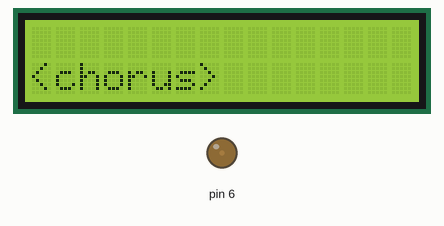
Simulated run of this sketch. Board: Arduino Uno, built with avr-gcc and run on an emulated ATmega328P. Shown: 16×2 character LCD, output pins drawn as LEDs (lit = HIGH).

Above: at 0.1 s.
At 11.1 s:
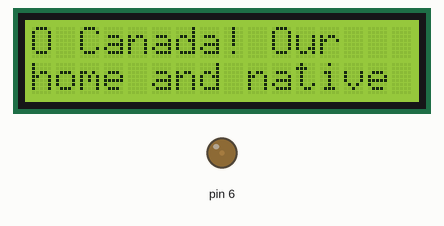
At 18.9 s:
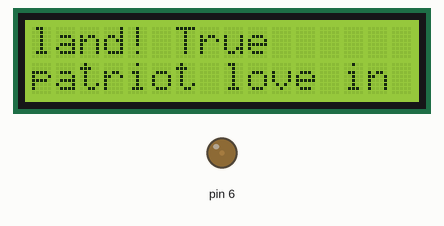
At 38.1 s:
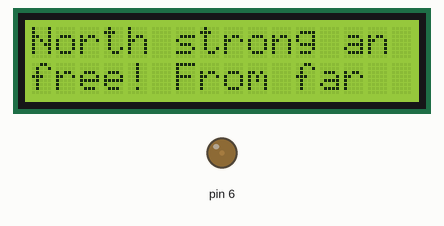
Timing chart, 0 to 39.6 s (numbered marks = the images above):
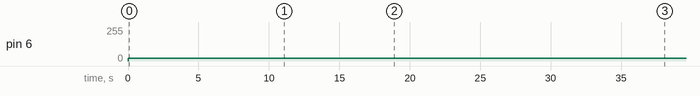

Measured:
- by itself, pin 6: 0/255 → 20/255 at 0.00 s
- what the display in image 1 shows lasts 5.0 s, from 11.1 s to 16.1 s
- what the display in image 2 shows lasts 3.0 s, from 18.9 s to 21.9 s

The sketch:

MultiPod.ino
```cpp
#include <LiquidCrystal.h>

int Contrast = 20;
LiquidCrystal lcd(7, 8, 9, 10, 11, 12);
//char canada[351] = "O Canada!#Our home and #native land!#True* patriot&# love*# in all of us# command.*#With glowing&# hearts we see&# thee rise,#The True North# strong and free*#From&# far and wide,#O Canada,*# we stand on# guard for thee.*#God %#keep%$ our land&# glorious and# free!&#O Canada,*# we stand on# guard for thee.*#O Canada,&# we stand on# guard for thee.#";


// SONG
String ocanada[] = {
"O Canada! Our  ",
"home and native",
"land! True     ",
"patriot love in",
"all of us      ",
"command. With  ",
"glowing hearts ",
"we see thee    ",
"rise, The True ",
"North strong an",
"free! From far ",
"and wide, O    ",
"Canada, we stan",
"on guard for   ",
"thee. God keep ",
"our land       ",
"glorious and   ",
"free! O Canada,",
"we stand on    ",
"guard for thee.",
"O Canada, we   ",
"stand on guard ",
"for thee.      ",
};
int ocanada_length = 23;

int delay_time[23] = {5000, 2800, 3000, 4000, 2200, 2900, 2500, 2000, 2500, 1500, 4100,2400,2000,2000,4500,2500,3500,5300,2400,5500,4500,5000,7000};


void print_song(String song[], int len, int delay_time[]){
  lcd.setCursor(0, 1);
  lcd.print("<chorus>        ");
  delay(11000);
  lcd.setCursor(0, 1);
  lcd.print(song[0]);

  for(int i = 1; i < len; i++){
    lcd.setCursor(0, 0);
    lcd.print(song[i-1]);
    lcd.setCursor(0, 1);
    lcd.print(song[i]);
    delay(delay_time[i - 1]);

  }
}


void setup(){
  analogWrite(6, Contrast);
  lcd.begin(16, 2);
  lcd.noDisplay();
  lcd.display();
  print_song(ocanada, ocanada_length, delay_time);
}


void loop() {
  lcd.setCursor(0, 0);
  lcd.print("Thank you         ");
  lcd.setCursor(0,1);
  lcd.print("for listening.    ");
}
```
